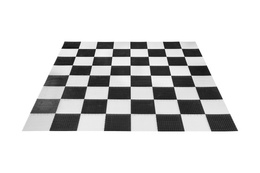
%> input picture input_hcd1.jpg, 260 x 173 px, shrunk from 700 x 466 before the run
$ octave top_level.m   (GNU Octave 9; MATLAB toolbox functions it lacks are replaced by stand-ins)
%> lines starting %> are read from the running program, lines starting %| are printed output that depends on the picture
### HCD_with_mahalanobis_classifier.m
function [confmtrx] = HCD_with_mahalanobis_classifier( img )
    img=im2double(img);

    sobel_kernel_x=[1,0,-1;
                    2,0,-2;
                    1,0,-1]; %sobel edge operatort for blurring

    sobel_kernel_y=[1, 2, 1;
                    0, 0, 0;
                   -1,-2,-1]; %sobel edge operatort for blurring

    % Image gradients
    img_x=convolve(img, sobel_kernel_x); % custom convolution function for kernel 3x3
    img_y=convolve(img, sobel_kernel_y); % custom convolution function for kernel 3x3

    % Pixel by Pixel products of the images
    Ixx=img_x.*img_x;
    Iyy=img_y.*img_y;
    Ixy=img_x.*img_y;

    window = [1,1,1;
              1,1,1;
              1,1,1]; % smoothing window

    img_size=size(img);% This gives the dimensions of the image in [length,width]
    length=img_size(1); %extract the length value from the img_size vector
    width=img_size(2); %extract the width value from the img_size
    R_img = zeros(length,width, 'double');% create a blank matrix for the new img
    R_img_no_thresholding = zeros(length,width, 'double');% create a blank matrix for the new img

    % Smoothed Images
    Sxx = convolve(Ixx,window);
    Syy = convolve(Iyy,window);
    Sxy = convolve(Ixy,window);

    % Ground Truth Label for the three classes
    class_edges = [0,0];
    class_corners = [0,0];
    class_flat = [0,0];
    % Index to keep track of the number of points in each class
    flat_index = 1;
    edge_index = 1;
    corner_index = 1;

    %HCD Algorithm
    for i=1:length
        for j=1:width
              % Hessian Matrix
              Hxy=[ Sxx(i,j) , Sxy(i,j);
                    Sxy(i,j),  Syy(i,j)];
              k=0.06;
              % Cornerness Measure
              R = det(Hxy)- k*trace(Hxy)^2;
              R_img_no_thresholding(i,j) = R;
              %  Thresholidng for Corners 80 is such a nice number for the
              %  corners
              if(R > 80 )
                  eigenvalues = eig(Hxy);
                  lambda_1 = eigenvalues(1);
                  lambda_2 = eigenvalues(2);
                  class_corners(corner_index,1) = lambda_1;
                  class_corners(corner_index,2) = lambda_2;
                  corner_index = corner_index + 1;
              end
              %  Thresholidng for Edges
              if(R < -10 )
                  eigenvalues = eig(Hxy);
                  lambda_1 = eigenvalues(1);
                  lambda_2 = eigenvalues(2);
                  class_edges(edge_index,1) = lambda_1;
                  class_edges(edge_index,2) = lambda_2;
                  edge_index = edge_index + 1;
              end
              %  Thresholidng for flat regions
              if ( (R > -10) && (R < 80))
                  if( R~=0) %% discard the zero paddings
                      eigenvalues = eig(Hxy);
                      lambda_1 = eigenvalues(1);
                      lambda_2 = eigenvalues(2);
                      class_flat(flat_index,1) = lambda_1;
                      class_flat(flat_index,2) = lambda_2;
                      flat_index = flat_index + 1;
                  end
              end

        end
    end
    figure (1);
    scatter(class_corners(:,1),class_corners(:,2))
    hold on
    scatter(class_edges(:,1),class_edges(:,2))
    scatter(class_flat(:,1),class_flat(:,2))
    legend('Corner','Edges', 'Flat')
    hold off
    % Classification
    class_of_interest = class_corners;
    confmtrx_corners = mahalnobis_classifier (class_of_interest, class_corners, class_edges, class_flat);

    class_of_interest = class_edges;
    confmtrx_edges = mahalnobis_classifier (class_of_interest, class_corners, class_edges, class_flat);

    class_of_interest = class_flat;
    confmtrx_flat = mahalnobis_classifier (class_of_interest, class_corners, class_edges, class_flat);

    confmtrx = [ confmtrx_corners ; confmtrx_edges ; confmtrx_flat ];

end

### convolve.m

function [new_img] = convolve(img, kernel)
    % img -image name in the folder e.g 'image2.jpg'
    % kernel- 3x3 matrix kernel
    % By Robson Adem
kernel   = fliplr(flip(kernel,1)); % flipping in the hor and ver direction
img_size = size(img);% This gives the dimensions of the image in [length,width]
length	 = img_size(1); %extract the length value from the img_size vector
width    = img_size(2); %extract the width value from the img_size
new_img  = zeros(length,width, 'double');% create a blank matrix for the new img

% The nested for loop computes the convolution
    for i=1:length-2 %edge protection
        for j=1:width-2%edge protection

           % The 9 multiplications needed for the convlution
           new_pixel= kernel(1,1)*img(i,j)+  kernel(1,2)*img(i,j+1) +  kernel(1,3)*img(i,j+2)+ kernel(2,1)*img(i+1,j)+  kernel(2,2)*img(i+1,j+1) + kernel(2,3)*img(i+1,j+2) + kernel(3,1)*img(i+2,j)+  kernel(3,2)*img(i+2,j+1) +  kernel(3,3)*img(i+2,j+2);
           new_img(i+1,j+2)= new_pixel; % put the new pixel in the middle
           % position of the 3x3 kernel overlap with the orginal pixels
           % the edges will be interpolated with 0
        end
    end
end

### mahalnobis_classifier.m
function [ confmtrx ] = mahalnobis_classifier (class_of_interest, class_corners, class_edges, class_flat);
% Given a class of interest and the three classes for ground truthing we
% find a confusion matrix for the target classes versus output classes
        mean_edges = (mean(class_edges))';
        mean_flat = (mean(class_flat))';
        mean_corners = (mean(class_corners))';
        cov_edges = cov(class_edges);
        cov_flat = cov(class_flat);
        cov_corners = cov(class_corners);
        confmtrx = zeros(1,3);
        for feature_index = 1: length(class_of_interest)
            feature_vector = (class_of_interest(feature_index,:))';
            distance_edges = my_mahalanobis( feature_vector, mean_edges, cov_edges);
            distance_corners = my_mahalanobis( feature_vector, mean_corners, cov_corners);
            distance_flat = my_mahalanobis( feature_vector, mean_flat, cov_flat);
            distances = [distance_corners, distance_edges, distance_flat];
            [min_value, min_index] = min(distances);
            confmtrx(1,min_index) = confmtrx(1,min_index) +1;
        end
end

### my_mahalanobis.m
function [ d ] = my_mahalanobis( feature_vector, mean, covariance)
% feature_vectro and mean 2x1 and Covariance 2x2
   d = 0.5 * ( log( norm(covariance))+ ( (feature_vector - mean)'*covariance'*(feature_vector - mean)));
end

### HCD_training.m
function [h,b,mean_vector,covar] = HCD_training(start_index,end_index)
    % Get list of all jpg files in this directory
    % DIR returns as a structure array.  You will need to use () and . to get
    % the file names.
    index = 1;
    for i=0:9 % for going through digit data sets 0-9
        cd DigitDataset
        digit = int2str(i);
        cd(digit)
        imagefiles = dir('*.png');
        nfiles = length(imagefiles);    % Number of files found
        step_size = floor(nfiles/50);
        for ii=1:nfiles
           currentfilename = imagefiles(ii).name;
           currentimage = im2double(imread(currentfilename));
           train_images{ii} = currentimage;
        end
        cd ..
        cd ..
        % pass in each image (the first 50 train_images) and extract features and dumb features to a 50 x20
        % matrix called class.
        for j=1:50
         class(j,:) = HCD_Features(train_images{1,j});
        end
        mean_vector{index} = mean(class);
        % Save the 50 x 20 matrix to our feature vector of the entire data set
        feature_vector{index}= class;
        index = index + 1; % class increment
    end
    % Feature Vector at the end of the for loop is 1 x 10 cell where each cell
    % contains 50x20
    % so feature_vector's transpose should have 10 x 1 cell arrangement then we
    % change this to matrix below. This is also true for mean_vector

    feature_vector = cell2mat(feature_vector'); % Gives us the general feature vector 500 x 20
    covar = cov(feature_vector);
    mean_vector = (cell2mat(mean_vector'))'; % 10 x 20

    % LDF params
    h = inv(covar)*mean_vector; % 20x10 - h for the 10 classes
    for i=1:10
        mu = mean_vector(:,i);
        b(i)= -0.5*mu'*inv(covar)*mu;
    end
    b = b'; % b 10 x 1 for 10 classes
end

### top_level.m
clear all
% Problem #1
img = imread('input_hcd1.jpg'); % Read an image
%> img is the input picture: size 173x260 uint8; min 12, max 255, mean 214.4
[confmtrx_1] = HCD_with_mahalanobis_classifier( img ); % plots distribution and returns confmtrx(3 by 3)
%> in HCD_with_mahalanobis_classifier, `Ixx=img_x.*img_x;`:
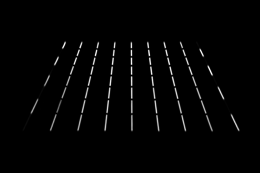
%> Ixx: size 173x260 double; min 0, max 11.8, mean 0.191; drawn with min black and max white
%> in HCD_with_mahalanobis_classifier, `Iyy=img_y.*img_y;`:
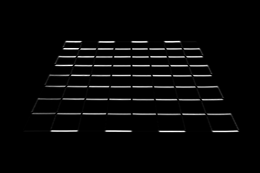
%> Iyy: size 173x260 double; min 0, max 12.51, mean 0.407; drawn with min black and max white
%> call 3 of convolve, with kernel = [1 1 1; 1 1 1; 1 1 1]
%> after the loop in convolve (call 3), `for i=1:length-2`:
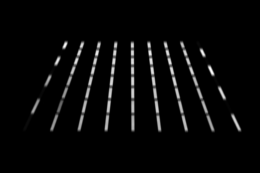
%> new_img: size 173x260 double; min 0, max 52.7, mean 1.7; drawn with min black and max white
%> call 4 of convolve, with kernel = [1 1 1; 1 1 1; 1 1 1]
%> after the loop in convolve (call 4), `for i=1:length-2`:
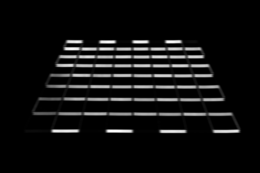
%> new_img: size 173x260 double; min 0, max 57.38, mean 3.7; drawn with min black and max white
%> call 5 of convolve, with kernel = [1 1 1; 1 1 1; 1 1 1]
%> after the loop in convolve (call 5), `for i=1:length-2`:
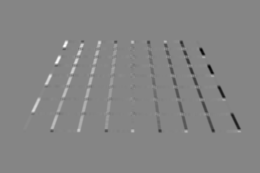
%> new_img: size 173x260 double; min -25.6, max 23.28, mean 0; drawn with min black and max white
%> after the loop in HCD_with_mahalanobis_classifier, `for i=1:length`:
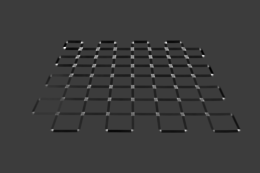
%> R_img_no_thresholding: size 173x260 double; min -234, max 750.1, mean -4.7; drawn with min black and max white
%> after the loop in HCD_with_mahalanobis_classifier, `for i=1:length`: class_corners = 803 rows, first 12: [6.42 36.58; 7.08 45.01; 7.12 41.22; 8.08 28.24; 5.56 44.07; 6.31 32.5; 6.41 43.31; 6.1 44.35; 5.8 32.16; 7.47 32.02; 6.38 46.18; 7.33 46.13]; corner_index = 804; edge_index = 5345; eigenvalues = [0; 0.000277]; flat_index = 13110; lambda_1 = 0; lambda_2 = 0.000277
%> in HCD_with_mahalanobis_classifier, `class_of_interest = class_corners;`: class_of_interest has the same summary as class_corners
%> in mahalnobis_classifier, `mean_edges = (mean(class_edges))';`: mean_edges = [0.078; 34.55]
%> in mahalnobis_classifier, `mean_flat = (mean(class_flat))';`: mean_flat = [0.128; 1.78]
%> in mahalnobis_classifier, `mean_corners = (mean(class_corners))';`: mean_corners = [12.6; 27.23]
%> in mahalnobis_classifier, `cov_edges = cov(class_edges);`: cov_edges = [0.0674 0.228; 0.228 117.1]
%> in mahalnobis_classifier, `cov_flat = cov(class_flat);`: cov_flat = [0.418 2.47; 2.47 26.89]
%> in mahalnobis_classifier, `cov_corners = cov(class_corners);`: cov_corners = [21.4 -11.93; -11.93 53.01]
%> the loop in mahalnobis_classifier, `for feature_index = 1: length(class_of_interest)` made 803 passes
%> (feature_vector, distance_edges, distance_corners, distance_flat, distances, min_value, min_index) on passes 1 to 3: ([6.42; 36.58], 249.2, 3419.5, 16834.7, [3419.5 249.2 16834.7], 249.2, 2), ([7.08; 45.01], 6428.6, 9880, 25878.6, [9880 6428.6 25878.6], 6428.6, 2), ([7.12; 41.22], 2623.5, 6428.1, 21608.9, [6428.1 2623.5 21608.9], 2623.5, 2)
%> after the loop in mahalnobis_classifier, `for feature_index = 1: length(class_of_interest)`: confmtrx = [556 219 28]
%> the loop in mahalnobis_classifier (call 2), `for feature_index = 1: length(class_of_interest)` made 5344 passes
%> (feature_vector, distance_edges, distance_corners, distance_flat, distances, min_value) on passes 1 to 3: ([0.236; 37.48], 507.1, 5936.7, 17150, [5936.7 507.1 17150], 507.1), ([0.00313; 38.36], 855.2, 6659, 17985.5, [6659 855.2 17985.5], 855.2), ([0.00321; 37.79], 618.4, 6243.4, 17426.4, [6243.4 618.4 17426.4], 618.4)
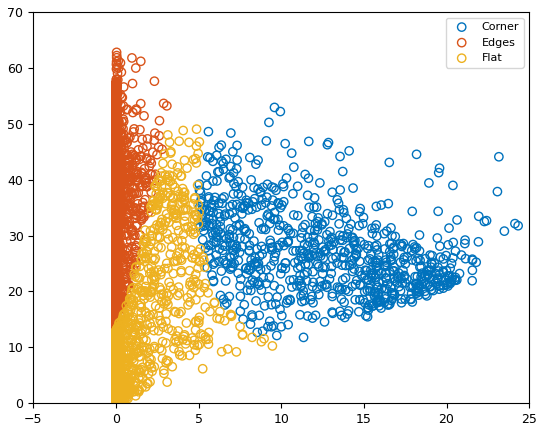
%> figure redrawn from the program's plot data

% Problem #2
start_index = 1; end_index=50; %pick a range of images to test with setting indices
% I trained it with the first 50 images
[h,b,mean_vector,covar]  = HCD_training(start_index,end_index); % train the data and extract the LDF params h and b
%> the run ends on the next line
